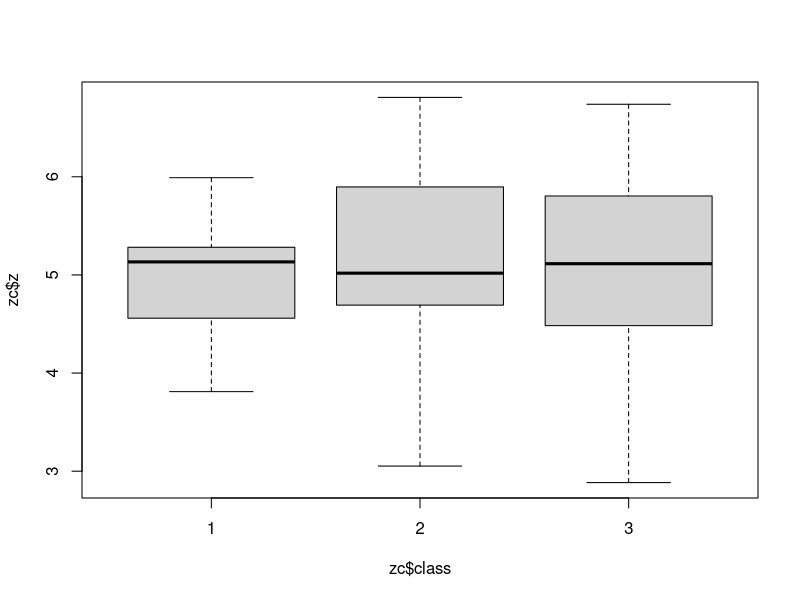
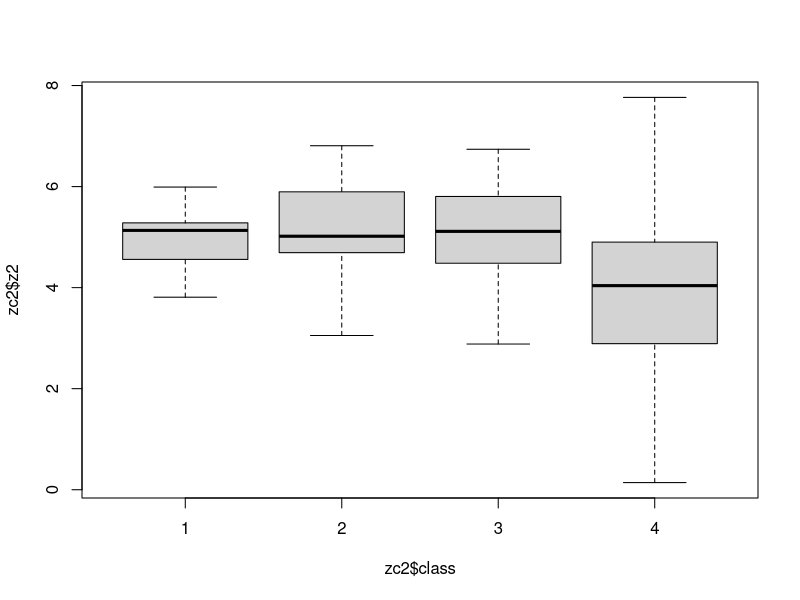

Source code (R) for these figures, in order:
x <- sample(c(1:100),size=20,replace=TRUE)
y <- sample(c(1:100),size=20,replace=TRUE)
t.test(x,y)
######

x = rnorm(30,5,1) #30個隨機數，平均數5，標準差1
y = rnorm(30,4,2) #30個隨機數，平均數4，標準差2
t.test(x,y,var.equal = T)
#============
z= rnorm(90,5,1)  #90個隨機數，平均數5，標準差1
class = factor(rep(1:3,each=30)) #類別123
zc= data.frame(z,class)
result=aov(z~class,data=zc)
summary(result)
plot(zc$z~zc$class)

z2 = c(z,rnorm(30,4,2)) #再加30個隨機數，平均數4，標準差2
class = factor(rep(1:4,each=30)) #類別123
zc2= data.frame(z2,class)
result2=aov(z2~class,data=zc2)
summary(result2)
plot(zc2$z2~zc2$class)